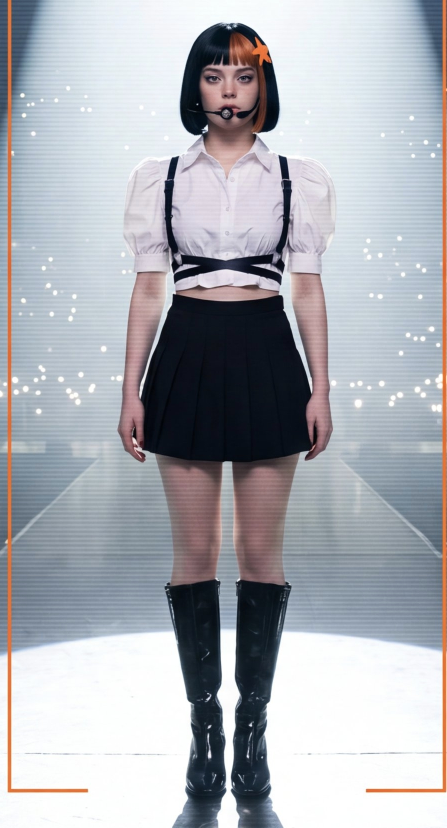
#> input picture tools/modelo_original.jpg, 893 x 1655 px (shown at 1/2 size)
$ python make_head_assets.py
#> lines starting #> are read from the running program, lines starting #| are printed output that depends on the picture; after the words box and inside, x2 and y2 are one past the last pixel; in counts of white or black regions, pixels touching at a corner belong together
"""Genera las imágenes de la modelo animada a partir de la foto original.

    python3 tools/make_head_assets.py [foto] [carpeta de salida] [carpeta de control]

Sin argumentos usa tools/modelo_original.jpg y escribe en app/src/main/res/drawable-nodpi:
   avatar_full.jpg : cuerpo entero, con aire agregado arriba de la cabeza (850 x 1915)
   head.jpg        : la cabeza al doble de resolución y SIN el micrófono (se reconstruye la piel y el labio de atrás)
   head_mic.png    : el micrófono recortado, para dibujarlo encima fijo a la cabeza

Los números de este archivo (dónde está el micrófono, la boca, etc.) valen para esta foto y van de la
mano con los de FaceMap en FaceRig.kt. Necesita opencv-python y numpy."""
import cv2, numpy as np, os, sys
HERE = os.path.dirname(os.path.abspath(__file__))
SRC = sys.argv[1] if len(sys.argv) > 1 else os.path.join(HERE, "modelo_original.jpg")
RES = sys.argv[2] if len(sys.argv) > 2 else os.path.join(HERE, "..", "app", "src", "main", "res", "drawable-nodpi")
CHECK = sys.argv[3] if len(sys.argv) > 3 else None     # si se pasa, guarda ahí imágenes para revisar a ojo
im = cv2.imread(SRC)
#> im is the input picture: shape (1655, 893, 3); mean B, G, R 179.8, 173.7, 171.2
assert im is not None and im.shape[:2] == (1655, 893), "se esperaba la foto original de 893 x 1655"
h, w = im.shape[:2]
#> h = 1655; w = 893
PAD, CLEAN = 260, 34
strip = im[0:CLEAN]
ext = cv2.resize(strip, (w, PAD + CLEAN), interpolation=cv2.INTER_CUBIC)
ext = cv2.GaussianBlur(ext, (0, 0), 7)
pad = np.concatenate([ext[:PAD], im], axis=0)
a = np.linspace(1.0, 0.0, CLEAN).reshape(-1, 1, 1)
pad[PAD:PAD+CLEAN] = (ext[PAD:PAD+CLEAN] * a + im[0:CLEAN] * (1 - a)).astype(np.uint8)
#> pad: shape (1915, 893, 3); mean B, G, R 185.5, 179.3, 176.2
full = pad[:, 30:880].copy()                       # 850 x 1915: coordenadas de avatar_full
assert full.shape[:2] == (1915, 850), full.shape
cv2.imwrite(os.path.join(RES, "avatar_full.jpg"), full, [cv2.IMWRITE_JPEG_QUALITY, 93])

# --- cabeza al doble de resolución
HX, HY, HW, HH, Z = 318, 294, 222, 264, 2          # región de la cabeza en avatar_full y factor de la textura
head1 = full[HY:HY+HH, HX:HX+HW]
head = cv2.resize(head1, (HW*Z, HH*Z), interpolation=cv2.INTER_CUBIC)
def sharpen(im_):                                   # un poco de nitidez; se aplica al final, ya sin el micrófono,
    f = im_.astype(np.float32)                      # para que su borde negro no deje un halo claro en la piel
    return np.clip(f * 1.35 - cv2.GaussianBlur(f, (0, 0), 1.6) * 0.35, 0, 255)

def T(x, y): return ((x - HX) * Z, (y - HY) * Z)    # avatar_full -> textura

# --- máscara del micrófono (negro neutro sobre la cara)
b, g, r = [head[:, :, i].astype(np.int32) for i in range(3)]
mx = np.maximum(np.maximum(r, g), b)
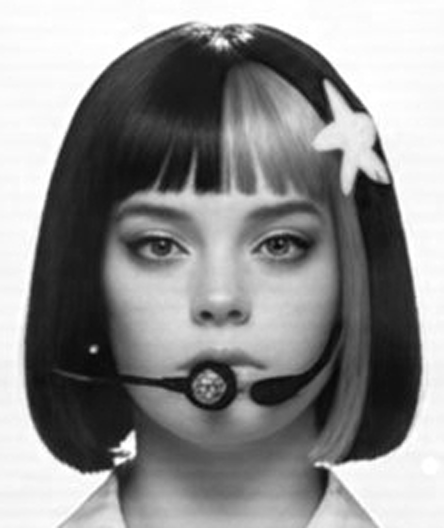
#> mx: shape (528, 444) int32; min 5, max 255, mean 141.5
dark = (mx < 92) & ((r - b) < 28)
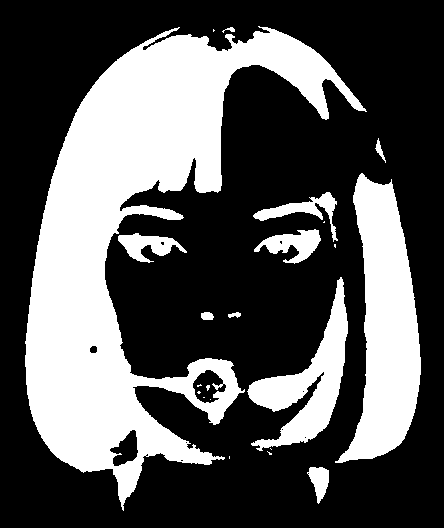
#> dark: shape (528, 444) bool; 33.8% white; 22 white regions (11 under 20 px), largest, box (x1, y1, x2, y2) and area: (25, 26, 367, 511) 55655, (335, 173, 421, 463) 13563, (247, 277, 348, 451) 6008
box = np.zeros(dark.shape, bool)
x0, y0 = T(384, 469); x1, y1 = T(477, 503)
box[y0:y1, x0:x1] = True
core = (dark & box).astype(np.uint8)
#> core: shape (528, 444); values 0 (black) and 1 (white), 2.1% white; 8 white regions (5 under 20 px), largest, box (x1, y1, x2, y2) and area: (132, 358, 245, 418) 2711, (247, 350, 318, 412) 1897, (294, 384, 318, 418) 352
core[:, :int(T(386.5, 0)[0])] = 0                      # más a la izquierda ya es pelo, no micrófono
#> core: shape (528, 444); values 0 (black) and 1 (white), 2% white; 9 white regions (5 under 20 px), largest, box (x1, y1, x2, y2) and area: (137, 358, 245, 418) 2372, (247, 350, 318, 412) 1897, (294, 384, 318, 418) 352, (137, 400, 153, 418) 141
core = cv2.morphologyEx(core, cv2.MORPH_OPEN, np.ones((3, 3), np.uint8))
#> core: shape (528, 444); values 0 (black) and 1 (white), 2% white; 6 white regions (2 under 20 px), largest, box (x1, y1, x2, y2) and area: (137, 358, 241, 418) 2321, (248, 354, 318, 411) 1886, (296, 389, 318, 418) 344, (137, 403, 151, 418) 134
cx, cy = T(422.6, 487.6)
CAP_R = 12.6 * Z
disk = np.zeros_like(core); cv2.circle(disk, (int(round(cx)), int(round(cy))), int(round(CAP_R)), 1, -1)   # la cápsula entera, con su brillo
#> after `cv2.circle(disk, (int(round(cx)), int(round(cy))), int(round(CAP_R)), `: disk: shape (528, 444); values 0 (black) and 1 (white), 0.84% white; 1 white region, box (x1, y1, x2, y2) and area: (184, 362, 235, 413) 1961
core = cv2.morphologyEx(core | disk, cv2.MORPH_CLOSE, np.ones((5, 5), np.uint8))
#> core: shape (528, 444); values 0 (black) and 1 (white), 2.3% white; 4 white regions, box (x1, y1, x2, y2) and area: (137, 358, 241, 418) 3073, (248, 354, 318, 411) 1890, (296, 389, 318, 418) 344, (137, 403, 151, 418) 134
# solo las piezas del micrófono: cápsula, brazo izquierdo y espuma derecha (no los mechones de pelo oscuros)
n, lab, stats, _ = cv2.connectedComponentsWithStats(core, 8)
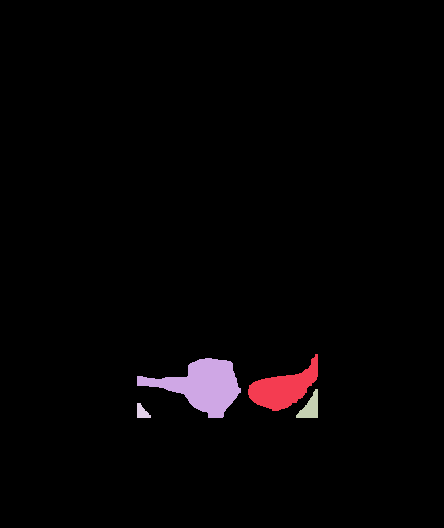
#> lab: shape (528, 444) int32; 5 distinct labels, from 0 to 4; one colour per label, 0 black
#> n = 5; stats = [[0, 0, 444, 528, 228991], [248, 354, 70, 57, 1890], [137, 358, 104, 60, 3073], [296, 389, 22, 29, 344], [137, 403, 14, 15, 134]]
keep = np.zeros_like(core)
for sx_, sy_ in [(422.6, 487.6), (396, 484.3), (455, 490)]:
    tx_, ty_ = T(sx_, sy_); k_ = lab[int(ty_), int(tx_)]
    assert k_ != 0, ("semilla fuera del micrófono", sx_, sy_)
    keep[lab == k_] = 1
#> this loop made 3 passes
#> k_ on passes 1 to 3: 2, 2, 1
#> keep: shape (528, 444); values 0 (black) and 1 (white), 2.1% white; 2 white regions, box (x1, y1, x2, y2) and area: (137, 358, 241, 418) 3073, (248, 354, 318, 411) 1890
dist = cv2.distanceTransform((1 - keep).astype(np.uint8), cv2.DIST_L2, 5)             # distancia al micrófono, en px de textura
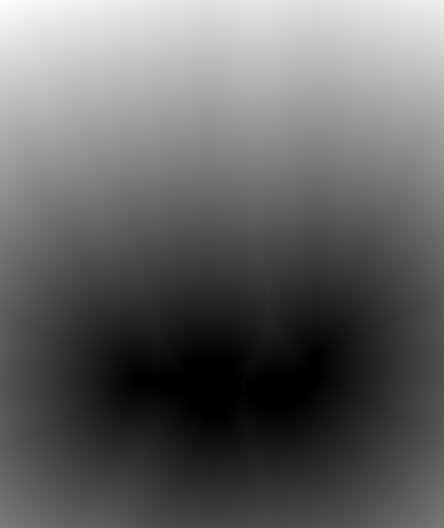
#> dist: shape (528, 444) float32; min 0, max 403, mean 158.7; drawn with min black and max white
tw = np.clip((7.0 - dist) / 4.0, 0, 1); tw = tw * tw * (3 - 2 * tw)                    # 1 sobre el micrófono y su halo, 0 a 3,5 px
m1 = (dist <= 9.0).astype(np.uint8)                                                    # zona a reconstruir, con margen
#> m1: shape (528, 444); values 0 (black) and 1 (white), 4.1% white; 1 white region, box (x1, y1, x2, y2) and area: (128, 345, 327, 427) 9528
# --- piel detrás del micrófono: en cada columna, degradé entre la piel de arriba y la de abajo
clean = head.astype(np.float32).copy()
Hh, Ww = m1.shape
#> Hh = 528; Ww = 444
topcol = np.zeros_like(clean)
for x in range(Ww):
    col = m1[:, x]
    y = 0
    while y < Hh:
        if col[y]:
            y0 = y
            while y < Hh and col[y]: y += 1
            y1 = y                                   # tramo [y0, y1)
            top = clean[max(0, y0-5):max(1, y0-1), x].mean(axis=0) if y0 > 1 else None
            bot = clean[min(Hh-1, y1+1):min(Hh, y1+5), x].mean(axis=0) if y1 < Hh - 1 else None
            if top is None: top = bot
            if bot is None: bot = top
            n_ = y1 - y0
            for k in range(n_):
                t = (k + 0.5) / n_
                t = t * t * (3 - 2 * t)
                clean[y0 + k, x] = top * (1 - t) + bot * t
                topcol[y0 + k, x] = top
        else:
            y += 1
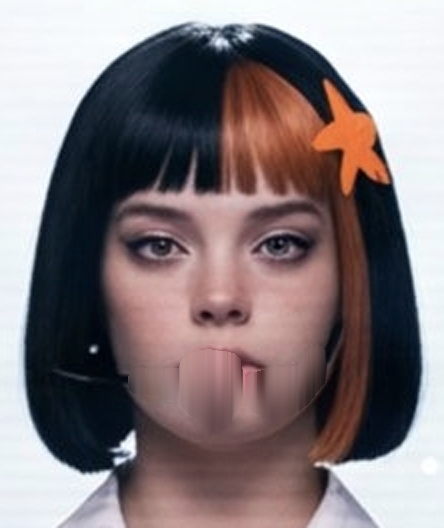
#> clean: shape (528, 444, 3) float32; mean B, G, R 126.3, 123.5, 134.8
sm = cv2.GaussianBlur(clean, (0, 0), 3.0)
wgt = cv2.GaussianBlur(m1.astype(np.float32), (0, 0), 1.0)[:, :, None]
clean = clean * (1 - wgt) + sm * wgt                 # suaviza solo lo reconstruido

# --- labio inferior detrás de la cápsula: se copia el color del pedacito que sí se ve
SEAM = [(407.5, 478.1), (410, 478.6), (416, 479.0), (423, 478.6), (430, 477.6), (436, 477.0), (442, 477.4), (448, 478.2), (453, 478.4)]
def seam_y(x):
    for (xa, ya), (xb, yb) in zip(SEAM, SEAM[1:]):
        if xa <= x <= xb: return ya + (yb - ya) * (x - xa) / (xb - xa)
    return SEAM[0][1] if x < SEAM[0][0] else SEAM[-1][1]
LIP_X0, LIP_X1, LIP_CX, LIP_T = 408.0, 450.0, 429.0, 13.0
ref_x = 440.0
ref_thick = LIP_T * (1 - ((ref_x - LIP_CX) / (LIP_X1 - LIP_CX)) ** 2) ** 0.55
prof = []                                            # perfil vertical de color del labio real, en x = 440
for k in range(64):
    yy = seam_y(ref_x) + 0.6 + ref_thick * k / 63.0
    tx, ty = T(ref_x, yy)
    prof.append(head[int(round(ty)), int(round(tx))-1:int(round(tx))+2].astype(np.float32).mean(axis=0))
#> after the loop, prof = 64 items, first 6: [125.3, 117.3, 176.7], [125.3, 117.3, 176.7], [125.3, 117.3, 176.7], [138, 130.3, 193], [138, 130.3, 193], [138, 130.3, 193]
prof = cv2.GaussianBlur(np.array(prof, np.float32).reshape(-1, 1, 3), (1, 0), 0, sigmaY=2.0).reshape(-1, 3)
#> prof = 64 rows, first 8: [128, 120, 180.1], [128.7, 120.8, 181], [130.7, 122.8, 183.6], [133.3, 125.5, 187.1], [136, 128.2, 190.7], [138.2, 130.3, 193.9], [139.7, 131.8, 196.5], [140.6, 132.6, 198.5]
lip = clean.copy(); lipa = np.zeros((Hh, Ww), np.float32)
for ty in range(Hh):
    for tx in range(Ww):
        if not m1[ty, tx]: continue
        x = HX + (tx + 0.5) / Z; y = HY + (ty + 0.5) / Z
        if not (LIP_X0 < x < LIP_X1): continue
        half = (LIP_X1 - LIP_CX) if x > LIP_CX else (LIP_CX - LIP_X0)
        thick = LIP_T * max(0.0, 1 - ((x - LIP_CX) / half) ** 2) ** 0.55
        d = y - seam_y(x)
        if thick < 1.0 or d > thick + 1.0: continue
        if d < 0.0:                                   # arriba de la unión: sigue el labio de arriba
            lip[ty, tx] = topcol[ty, tx]; lipa[ty, tx] = min(1.0, (thick - 1.0) / 2.0)
            continue
        f = min(max(d / thick, 0.0), 1.0)
        c = prof[int(round(f * 63))]
        edge = min(1.0, (thick + 1.0 - d) / 2.0, (thick - 1.0) / 2.0)
        lip[ty, tx] = c; lipa[ty, tx] = max(0.0, edge)
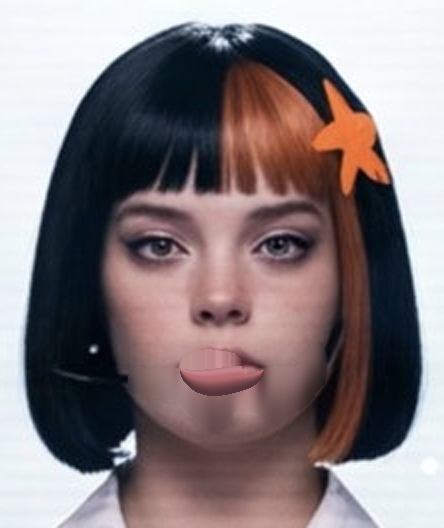
#> lip: shape (528, 444, 3) float32; mean B, G, R 126.2, 123.3, 134.7
lipa = cv2.GaussianBlur(lipa, (0, 0), 0.8)[:, :, None]
#> lipa: shape (528, 444, 1) float32
clean = clean * (1 - lipa) + lip * lipa
# Debajo del labio (mentón y mejillas) no hay detalle que cuidar: se borran las rayitas oscuras que
# quedan de los bordes del micrófono y se empareja la piel reconstruida.
yy, xx = np.mgrid[0:Hh, 0:Ww]
ysrc = HY + (yy + 0.5) / Z; xsrc = HX + (xx + 0.5) / Z
seam_row = np.vectorize(seam_y)(HX + (np.arange(Ww) + 0.5) / Z)
below = (ysrc > seam_row[None, :] + LIP_T + 1.5) | (xsrc < LIP_X0 - 2) | (xsrc > LIP_X1 + 2)
below = cv2.GaussianBlur((below & (m1 == 1)).astype(np.float32), (0, 0), 1.5)[:, :, None]
closed = cv2.morphologyEx(clean, cv2.MORPH_CLOSE, cv2.getStructuringElement(cv2.MORPH_ELLIPSE, (9, 9)))
closed = cv2.GaussianBlur(closed, (0, 0), 2.2)
clean = clean * (1 - below) + closed * below

# El micrófono es negro: donde la foto es más clara que lo reconstruido, lo que se ve es piel o labio
# de verdad y se deja la foto. Así la capa del micrófono solo tiene que oscurecer.
lum_ = lambda im_: im_[:, :, 2] * 0.299 + im_[:, :, 1] * 0.587 + im_[:, :, 0] * 0.114
real = np.clip((lum_(head.astype(np.float32)) - lum_(clean) - 3.0) / 9.0, 0, 1)
real = real * real * (3 - 2 * real)
real[cv2.dilate(keep, np.ones((3, 3), np.uint8)) == 1] = 0                            # sobre el micrófono, siempre lo reconstruido
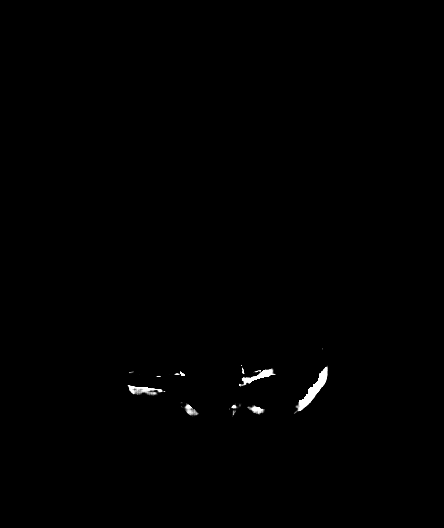
#> real: shape (528, 444) float32; min 0, max 1, mean 0.0041
real = cv2.GaussianBlur(real, (0, 0), 1.6)[:, :, None]
#> real: shape (528, 444, 1) float32
clean = clean * (1 - real) + head.astype(np.float32) * real
clean = clean * tw[:, :, None] + head.astype(np.float32) * (1 - tw[:, :, None])      # lejos del micrófono queda la foto tal cual
clean = np.clip(clean, 0, 255).round().astype(np.uint8)
# --- capa del micrófono: todo lo que diferencia a la foto original de la cara limpia.
# Se calcula el alfa mínimo y el color con los que "cara limpia + capa" reproduce la foto original.
cv2.imwrite(os.path.join(RES, "head.jpg"), sharpen(clean).round().astype(np.uint8), [cv2.IMWRITE_JPEG_QUALITY, 95])
cl = cv2.imread(os.path.join(RES, "head.jpg")).astype(np.float32)     # lo que realmente va a decodificar la app
o = sharpen(head)
# el halo claro que deja la nitidez junto al micrófono no es parte de la cara: se ignora
o = np.where(dist[:, :, None] <= 8.0, np.minimum(o, np.maximum(cl, head.astype(np.float32))), o)
DARK = 10.0
need = np.where(o < cl, (cl - o) / np.maximum(cl - DARK, 1.0), 0.0)                    # solo oscurece
alpha = np.clip(need.max(axis=2), 0, 1)
alpha[dist > 8.0] = 0
alpha[alpha < 0.06] = 0
alpha = np.maximum(alpha, cv2.erode(keep, np.ones((3, 3), np.uint8)).astype(np.float32))   # el cuerpo del micrófono es opaco
a3 = np.maximum(alpha, 1e-3)[:, :, None]
mic_rgb = np.clip((o - cl * (1 - a3)) / a3, 0, 255)
mic = np.dstack([mic_rgb, alpha * 255]).round().astype(np.uint8)
mic[mic[:, :, 3] == 0] = 0
cv2.imwrite(os.path.join(RES, "head_mic.png"), mic, [cv2.IMWRITE_PNG_COMPRESSION, 9])

# control: cara limpia + micrófono encima debe verse igual que la foto original
cl = cv2.imread(os.path.join(RES, "head.jpg")).astype(np.float32)
mk = cv2.imread(os.path.join(RES, "head_mic.png"), cv2.IMREAD_UNCHANGED).astype(np.float32)
am = mk[:, :, 3:4] / 255
rest = cl * (1 - am) + mk[:, :, :3] * am
orig = sharpen(head)
dif = np.abs(rest - orig).max(axis=2)
print("reposo vs original: dif media %.2f, p99 %.1f, max %.0f" % (dif.mean(), np.percentile(dif, 99), dif.max()))
#| reposo vs original: dif media 1.26, p99 4.3, max 33
if CHECK:
    os.makedirs(CHECK, exist_ok=True)
    cv2.imwrite(os.path.join(CHECK, "_rest_preview.png"), np.clip(rest, 0, 255).astype(np.uint8))
    cv2.imwrite(os.path.join(CHECK, "_orig_preview.png"), np.clip(orig, 0, 255).astype(np.uint8))
    cv2.imwrite(os.path.join(CHECK, "_clean_preview.png"), clean)
for n_ in ("avatar_full.jpg", "head.jpg", "head_mic.png"): print(n_, os.path.getsize(os.path.join(RES, n_)))
print("mask px:", int(m1.sum()), "head tex:", head.shape)
#| mask px: 9528 head tex: (528, 444, 3)
